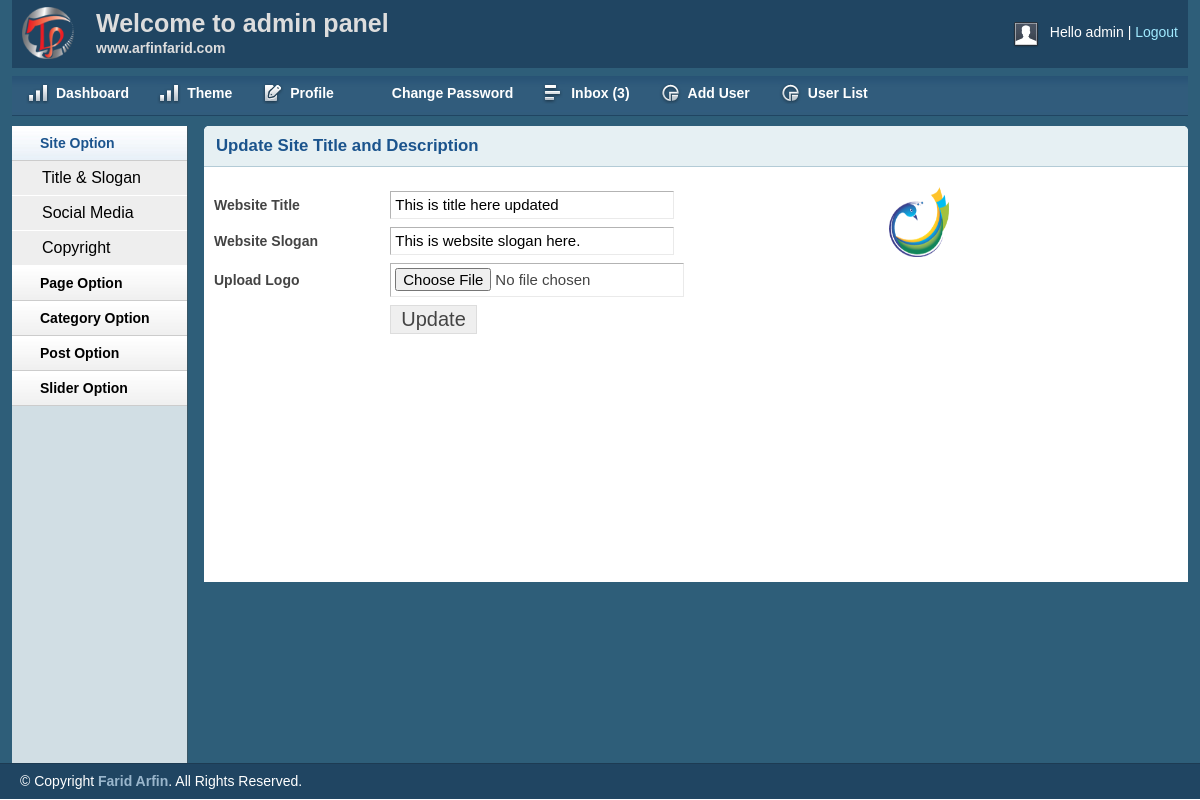
The page /admin/titleslogan.php (signed in) on the database its author committed.
### tables this page shows
CREATE TABLE `logo` (
  `logo_id` int(11) NOT NULL,
  `title` varchar(100) NOT NULL,
  `slogan` varchar(255) NOT NULL,
  `logo_img` varchar(100) NOT NULL
);

### lib/Database.php (called while the page is built, shortened)
<?php
	Class Database{
		public $host   = DB_HOST;
		public $user   = DB_USER;
		public $pass   = DB_PASS;
		public $dbname = DB_NAME;
		public $link;
		public function connectDb(){
			$this->link = new mysqli($this->host,$this->user,$this->pass,$this->dbname);
		}
		public function select($query){
			$result = $this->link->query($query) or die($this->link->error.__line__);
			if($result->num_rows > 0){
				return $result;
			}
			else{
				return false;
			}
		}
	}
?>

### admin/titleslogan.php (the view, shortened to what this page needs)
<?php include 'inc/header.php' ?>
<?php include 'inc/sidebar.php' ?>
        <div class="grid_10">
            <div class="box round first grid">
                <h2>Update Site Title and Description</h2>
<?php
                $query = "SELECT * FROM logo WHERE logo_id='1'";
                $logoblog = $db->select($query);
                if($logoblog){
                    while ($logoimg = $logoblog->fetch_assoc()) {
?>
                <div class="block sloginblock">
            <div class="leftside">
                 <form action="" method="post" enctype="multipart/form-data">
                    <table class="form">
                        <tr>
                            <td>
                                <label>Website Title</label>
                            </td>
                            <td>
                                <input type="text" value="<?php echo $logoimg['title'];?>"  name="title" class="medium" />
                            </td>
                        </tr>
						 <tr>
                            <td>
                                <label>Website Slogan</label>
                            </td>
                            <td>
                                <input type="text" value="<?php echo $logoimg['slogan'];?>" name="slogan" class="medium" />
                            </td>
                        </tr>
                         <tr>
                            <td>
                                <label>Upload Logo</label>
                            </td>
                            <td>
                                <input type="file" name="logo" />
                            </td>
                        </tr>
						 <tr>
                            <td>
                            </td>
                            <td>
                                <input type="submit" name="submit" Value="Update" />
                            </td>
                        </tr>
                    </table>
                    </form>
                </div>
                <div class="rightside">
                        <img src="<?php echo 'upload/logo/'.$logoimg['logo_img'];?>" width='100px' height='120'>
                </div>
        </div>
    <?php } } ?>
            </div>
        </div>
<?php include 'inc/footer.php' ?>

### admin/css/layout.css (style rules this page uses)
body { background: #fff none repeat scroll 0 0; color: #444; font-size: 14px; padding: 0; }
h1, h2, h3, h4, h5, h6 { line-height:1.2em; margin-bottom:.3em; }
h2 { margin-top:1em; }
.box { background:#fff; margin-bottom:20px; padding:10px 10px 10px 10px; margin-left:-8px; }
.box.grid { padding-bottom:40px; }
.box.round { -moz-border-radius: 5px 5px 0px 0px; -webkit-border-radius: 5px 5px 0px 0px; border-radius: 5px 5px 0px 0px; }
.box h2 { font-size:1.2em; font-weight:bold; color:#1B548D; background:#E6F0F3; margin:-10px -10px 0 -10px; padding:10px 12px; border-bottom:1px solid #B3CBD6; -moz-border-radius: 5px 5px 0px 0px; -webkit-border-radius: 5px 5px 0px 0px; border-radius: 5px 5px 0px 0px; }
.box.first { min-height: 406px; }
.block { padding-top:20px; }
table.form { width:100%; }
table.form td { padding:4px 0px; }
table.form label { font-weight:bold; }
table.form input, table.form select { font-size: 15px; padding: 4px 4px 5px 4px; border-top: 1px solid #b3b3b3; border-left: 1px solid #b3b3b3; border-right: 1px solid #eaeaea; border-bottom: 1px solid #eaeaea; }
table.form input[type="submit"] { border: 1px solid #ddd; color: #444; cursor: pointer; font-size: 20px; padding: 2px 10px; }
input.medium { width: 55%; }
.block { padding-bottom:1px; }

### admin/titleslogan.php (style rules this page uses)
.leftside { float:left; width:70%; }
.rightside { float:left;width:20%; }
.rightside img { width:60px;height:70px; }

### rows shown on the page
logo: title "This is title here updated", slogan "This is website slogan here.", logo_img (picture)

### other values the page prints
Session::get('username') "admin"
$count "3"
